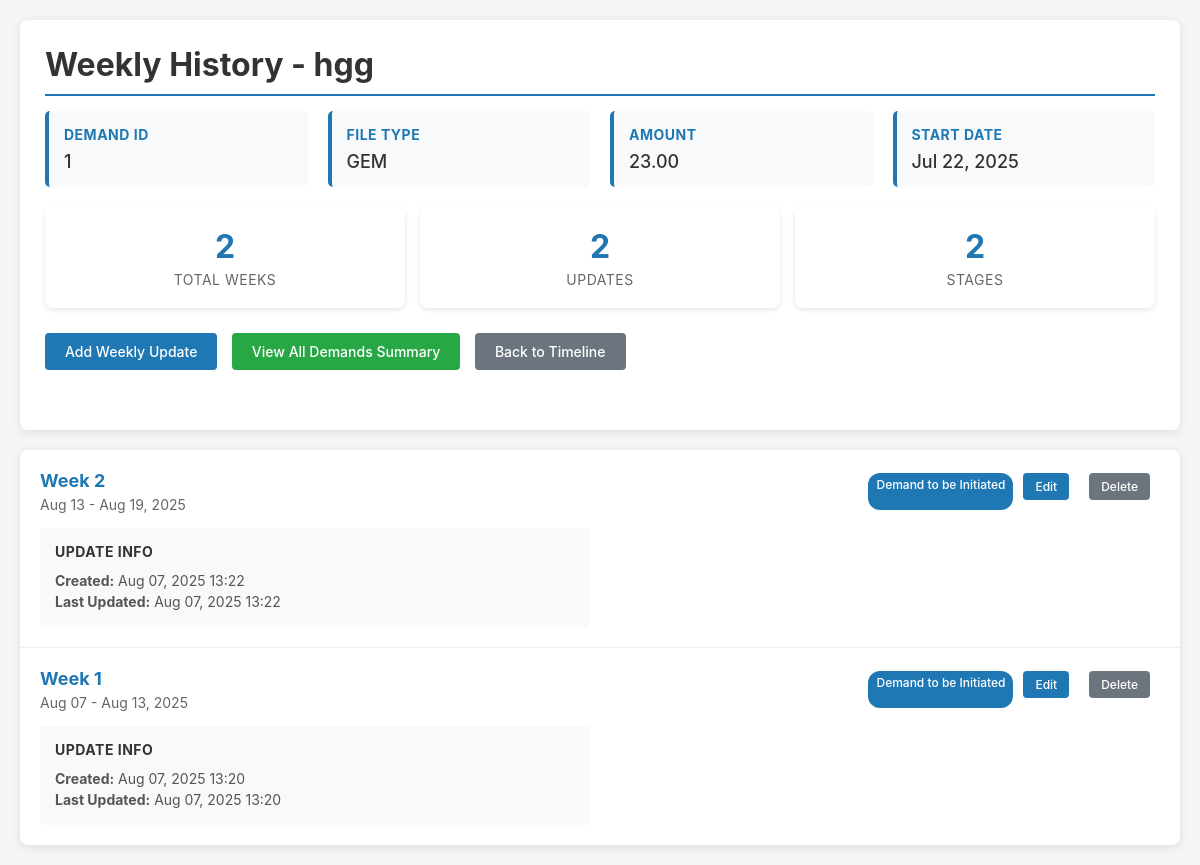
Before: /demand/47/weekly/history/ with the older database file.
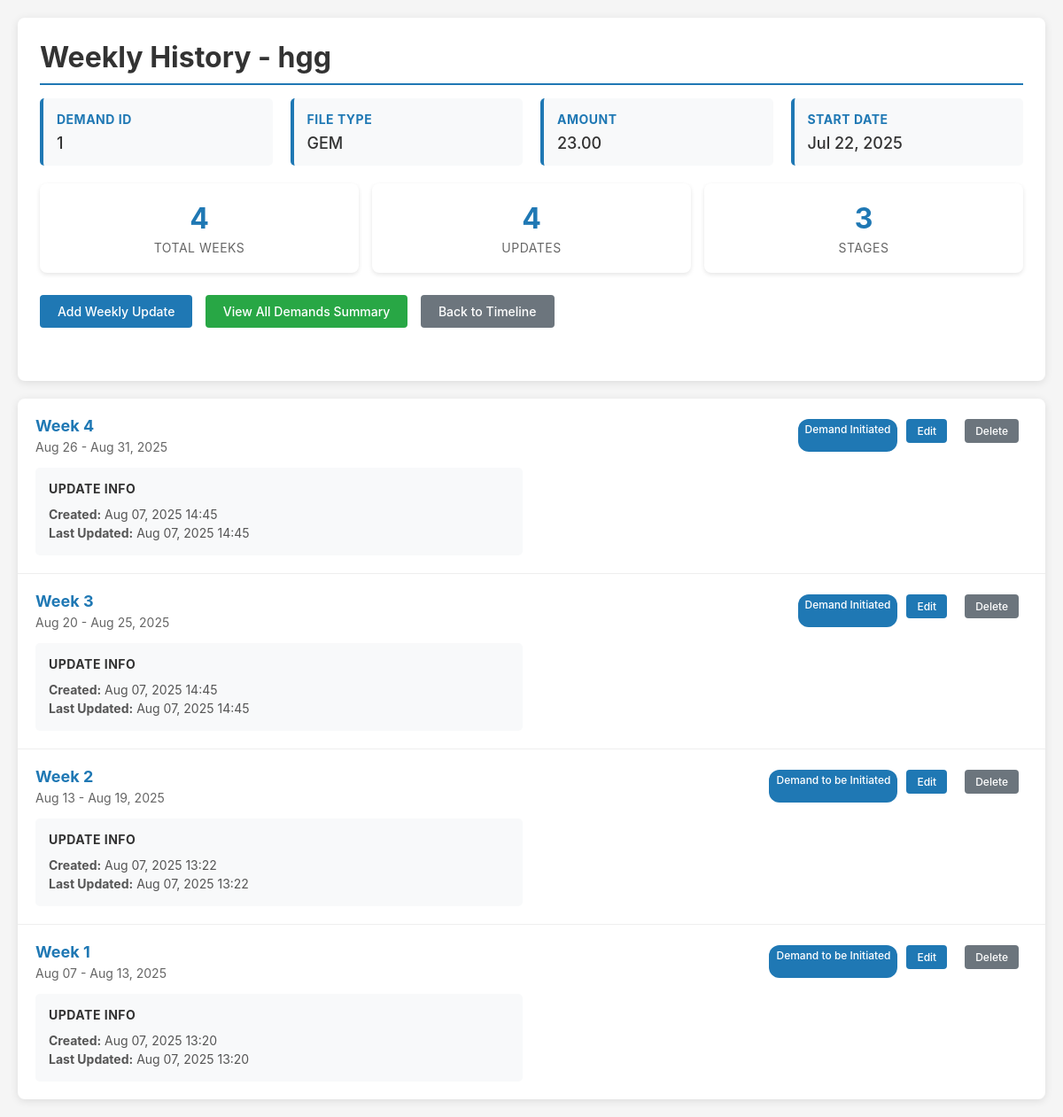
After: the same page with the newer database file.
### trackerapp/models.py (models this page shows, shortened)
class Demand(models.Model):
    name = models.CharField(max_length=200)
    created_at = models.DateTimeField(auto_now_add=True)
    demand_ID = models.CharField(max_length=100, null=True, blank=True)
    file_type = models.CharField(max_length=100, null=True, blank=True)
    file_subtype = models.CharField(max_length=100, null=True, blank=True)
    file_detail = models.CharField(max_length=100, null=True, blank=True)
    demand_amount = models.DecimalField(max_digits=15, decimal_places=2, null=True, blank=True)
    io_name = models.CharField(max_length=200, null=True, blank=True)
    start_date = models.DateField(null=True, blank=True)
    duration_months = models.IntegerField(null=True, blank=True)
    weekly_start_date = models.DateField(null=True, blank=True)
    weekly_end_date = models.DateField(null=True, blank=True)
    selected_stages = models.JSONField(default=list, blank=True)  # Store list of selected stage names

class WeeklyUpdate(models.Model):
    demand = models.ForeignKey(Demand, on_delete=models.CASCADE, related_name='weekly_updates')
    week_number = models.IntegerField()
    week_start_date = models.DateField()
    week_end_date = models.DateField()
    current_stage = models.CharField(max_length=50, choices=Stage.choices, null=True, blank=True)
    progress_percentage = models.IntegerField(default=0)
    challenges = models.TextField(blank=True, null=True)
    achievements = models.TextField(blank=True, null=True)
    next_week_plan = models.TextField(blank=True, null=True)
    created_at = models.DateTimeField(auto_now_add=True)
    updated_at = models.DateTimeField(auto_now=True)
    class Meta:
        unique_together = ('demand', 'week_number')
        ordering = ['-week_number']

### trackerapp/views.py (the view)
# urls.py: path('demand/<int:demand_id>/weekly/history/', views.weekly_history, name='weekly_history'),
def weekly_history(request, demand_id):
    demand = get_object_or_404(Demand, id=demand_id)
    weekly_updates = WeeklyUpdate.objects.filter(demand=demand).order_by('-week_number')
    total_weeks = weekly_updates.count()
    stage_progression = []
    for update in weekly_updates.order_by('week_number'):
        if update.current_stage:
            stage_progression.append({
                'week': update.week_number,
                'stage': update.current_stage,
                'date': update.week_start_date
            })
    return render(request, 'trackerapp/weekly_history.html', {
        'demand': demand,
        'weekly_updates': weekly_updates,
        'total_weeks': total_weeks,
        'stage_progression': stage_progression
    })

### trackerapp/templates/trackerapp/weekly_history.html (shortened to what this page needs)
<!DOCTYPE html>
<html lang="en">
<head>
</head>
<body>
    <div class="container">
        <div class="header">
            <h1>Weekly History - {{ demand.name }}</h1>
            <div class="demand-info">
                <div class="info-card">
                    <h4>Demand ID</h4>
                    <p>{{ demand.demand_ID|default:"Not specified" }}</p>
                </div>
                <div class="info-card">
                    <h4>File Type</h4>
                    <p>{{ demand.file_type|default:"Not specified" }}</p>
                </div>
                <div class="info-card">
                    <h4>Amount</h4>
                    <p>{{ demand.demand_amount|default:"Not specified" }}</p>
                </div>
                <div class="info-card">
                    <h4>Start Date</h4>
                    <p>{{ demand.start_date|date:"M d, Y"|default:"Not specified" }}</p>
                </div>
            </div>
            <div class="summary-stats">
                <div class="stat-card">
                    <div class="stat-number">{{ total_weeks }}</div>
                    <div class="stat-label">Total Weeks</div>
                </div>
                <div class="stat-card">
                    <div class="stat-number">{{ weekly_updates.count }}</div>
                    <div class="stat-label">Updates</div>
                </div>
                <div class="stat-card">
                    <div class="stat-number">{{ demand.stages.count }}</div>
                    <div class="stat-label">Stages</div>
                </div>
            </div>
            <div class="actions">
                <a href="{% url 'add_weekly_update' demand_id=demand.id %}" class="btn btn-primary">Add Weekly
                    Update</a>
                <a href="{% url 'weekly_summary' %}" class="btn btn-success">View All Demands Summary</a>
                <a href="{% url 'demand_list' %}" class="btn btn-secondary">Back to Timeline</a>
            </div>
        </div>
        <div class="weekly-updates">
            {% if weekly_updates %}
            {% for update in weekly_updates %}
            <div class="update-card">
                <div class="update-header">
                    <div class="week-info">
                        <div class="week-number">Week {{ update.week_number }}</div>
                        <div class="week-dates">{{ update.week_start_date|date:"M d" }} - {{ update.week_end_date|date:"M d, Y" }}</div>
                    </div>
                    <div class="update-actions">
                        {% if update.current_stage %}
                        <span class="stage-badge">{{ update.get_current_stage_display }}</span>
                        {% endif %}
                        <a href="{% url 'edit_weekly_update' update_id=update.id %}"
                            class="btn btn-primary btn-small">Edit</a>
                        <a href="javascript:void(0)" class="btn btn-secondary btn-small"
                            onclick="deleteWeeklyUpdate({{ update.id }}, '{{ demand.id }}')">Delete</a>
                    </div>
                </div>
                <div class="update-content">
                    <div class="content-section">
                        <h4>Update Info</h4>
                        <p><strong>Created:</strong> {{ update.created_at|date:"M d, Y H:i" }}</p>
                        {% if update.updated_at != update.created_at %}
                        <p><strong>Last Updated:</strong> {{ update.updated_at|date:"M d, Y H:i" }}</p>
                        {% endif %}
                    </div>
                </div>
            </div>
            {% endfor %}
            {% else %}
            <div class="no-updates">
                <h3>No Weekly Updates Yet</h3>
                <p>Start tracking progress by adding your first weekly update.</p>
                <a href="{% url 'add_weekly_update' demand_id=demand.id %}" class="btn btn-primary">Add First Update</a>
            </div>
            {% endif %}
        </div>
    </div>
</body>
</html>

### trackerapp/templates/trackerapp/weekly_history.html (style rules this page uses)
body { font-family: -apple-system, BlinkMacSystemFont, "Segoe UI", Roboto, sans-serif; margin: 0; padding: 20px; background-color: #f5f5f5; color: #333; }
.container { max-width: 1200px; margin: 0 auto; }
.header { background-color: white; padding: 25px; border-radius: 8px; box-shadow: 0 2px 10px rgba(0, 0, 0, 0.1); margin-bottom: 20px; }
h1 { color: #333; margin: 0 0 15px 0; border-bottom: 2px solid #1f78b4; padding-bottom: 10px; }
.demand-info { display: grid; grid-template-columns: repeat(auto-fit, minmax(200px, 1fr)); gap: 20px; margin-bottom: 20px; }
.info-card { background-color: #f8f9fa; padding: 15px; border-radius: 5px; border-left: 4px solid #1f78b4; }
.info-card h4 { margin: 0 0 8px 0; color: #1f78b4; font-size: 14px; text-transform: uppercase; letter-spacing: 0.5px; }
.info-card p { margin: 0; font-size: 18px; font-weight: 500; }
.summary-stats { display: grid; grid-template-columns: repeat(auto-fit, minmax(150px, 1fr)); gap: 15px; margin-bottom: 25px; }
.stat-card { background-color: white; padding: 20px; border-radius: 8px; text-align: center; box-shadow: 0 2px 5px rgba(0, 0, 0, 0.1); }
.stat-number { font-size: 32px; font-weight: bold; color: #1f78b4; margin-bottom: 5px; }
.stat-label { color: #666; font-size: 14px; text-transform: uppercase; letter-spacing: 0.5px; }
.actions { margin-bottom: 25px; }
.btn { display: inline-block; padding: 10px 20px; font-size: 14px; font-weight: 500; text-decoration: none; border-radius: 4px; border: none; cursor: pointer; margin-right: 10px; margin-bottom: 10px; }
.btn-primary { background-color: #1f78b4; color: white; }
.btn-secondary { background-color: #6c757d; color: white; }
.btn-success { background-color: #28a745; color: white; }
.weekly-updates { background-color: white; border-radius: 8px; box-shadow: 0 2px 10px rgba(0, 0, 0, 0.1); overflow: hidden; }
.update-card { border-bottom: 1px solid #eee; padding: 20px; }
.update-card:last-child { border-bottom: none; }
.update-header { display: flex; justify-content: between; align-items: center; margin-bottom: 15px; }
.week-info { flex: 1; }
.week-number { font-size: 18px; font-weight: bold; color: #1f78b4; margin-bottom: 5px; }
.week-dates { color: #666; font-size: 14px; }
.update-actions { display: flex; gap: 10px; }
.btn-small { padding: 6px 12px; font-size: 12px; }
.update-content { display: grid; grid-template-columns: 1fr 1fr; gap: 20px; margin-top: 15px; }
.content-section { background-color: #f8f9fa; padding: 15px; border-radius: 5px; }
.content-section h4 { margin: 0 0 10px 0; color: #333; font-size: 14px; text-transform: uppercase; letter-spacing: 0.5px; }
.content-section p { margin: 0; font-size: 14px; line-height: 1.5; color: #555; }
.stage-badge { display: inline-block; background-color: #1f78b4; color: white; padding: 4px 8px; border-radius: 12px; font-size: 12px; font-weight: 500; }

Changed rows visible on the page:
computed for Demand "hgg": stages.count "2" → "3"
added WeeklyUpdate: week_number "4", week_start_date "Aug 26", week_end_date "Aug 31, 2025", current_stage "Demand Initiated", created_at "Aug 07, 2025 14:45", updated_at "Aug 07, 2025 14:45"
added WeeklyUpdate: week_number "3", week_start_date "Aug 20", week_end_date "Aug 25, 2025", current_stage "Demand Initiated", created_at "Aug 07, 2025 14:45", updated_at "Aug 07, 2025 14:45"
Other visible differences:
{{ total_weeks }}: "2" → "4"
{{ weekly_updates.count }}: "2" → "4"
